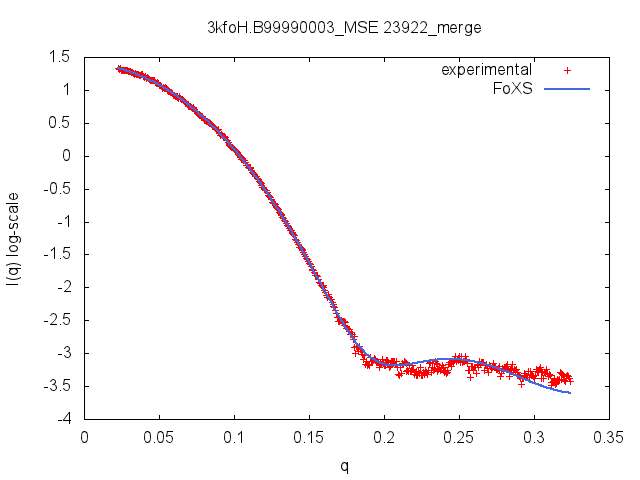

Here is the gnuplot script that generated this plot:
set terminal png;set output "3kfoH.B99990003_MSE_23922_merge.png";
set title "3kfoH.B99990003_MSE 23922_merge";set xlabel "q";set ylabel "I(q) log-scale"
plot '3kfoH.B99990003_MSE_23922_merge.dat' u 1:2 thru log(y) t "experimental", '3kfoH.B99990003_MSE_23922_merge.dat' u 1:3 thru log(y) t "FoXS" w lines lw 2 lt 8
